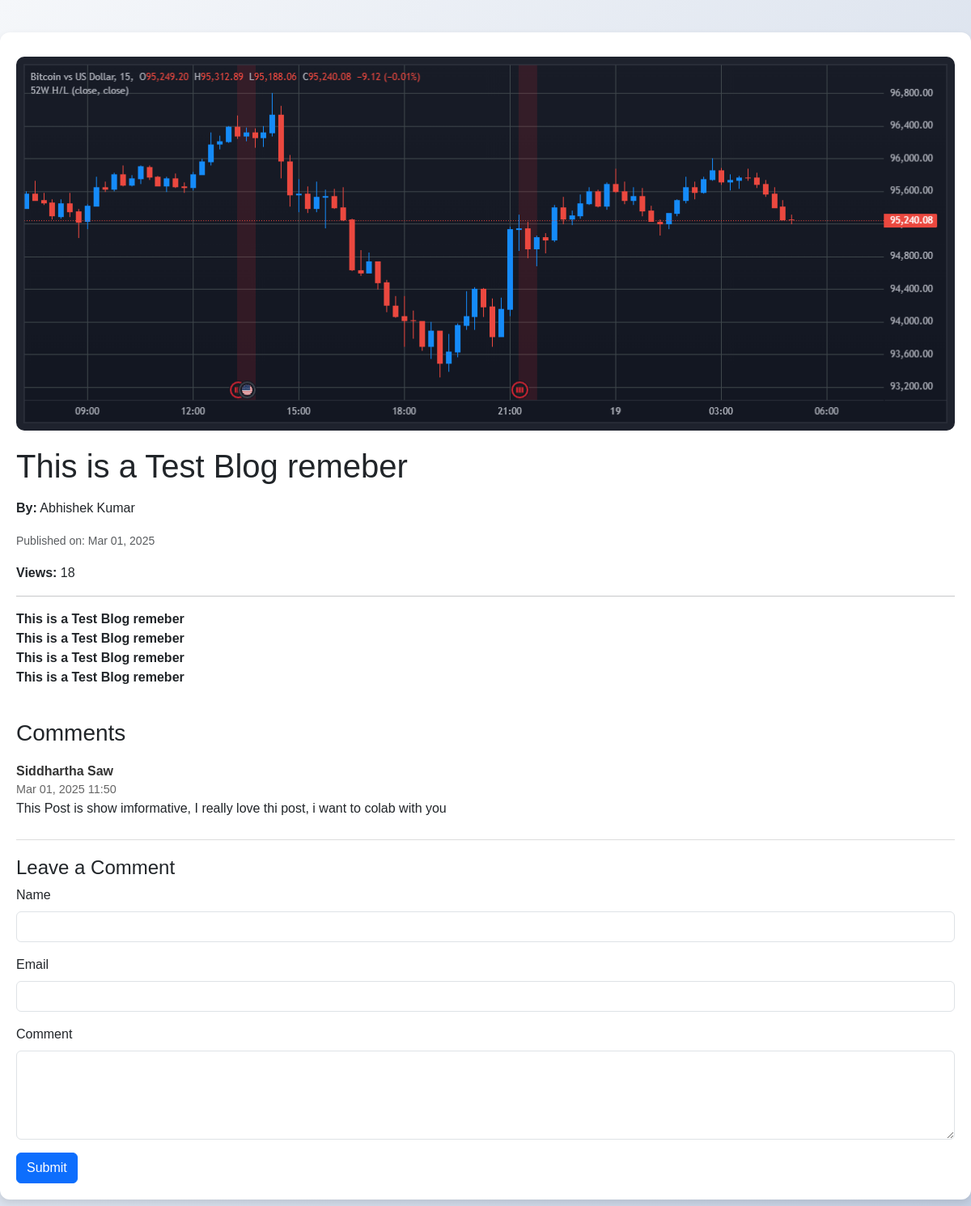
Page /blog/post.php?id=48 on the committed database.
### tables this page shows
CREATE TABLE `seo_meta` (
  `id` int(11) NOT NULL,
  `post_id` int(11) NOT NULL,
  `seo_title` varchar(255) DEFAULT NULL,
  `seo_description` text DEFAULT NULL,
  `seo_keywords` text DEFAULT NULL,
  `seo_slug` varchar(255) DEFAULT NULL,
  `canonical_url` varchar(255) DEFAULT NULL,
  `meta_robots` enum('index, follow','noindex, follow','index, nofollow','noindex, nofollow') DEFAULT 'index, follow',
  `og_title` varchar(255) DEFAULT NULL,
  `og_description` text DEFAULT NULL,
  `og_image` varchar(255) DEFAULT NULL,
  `created_at` timestamp NOT NULL DEFAULT current_timestamp(),
  `updated_at` timestamp NOT NULL DEFAULT current_timestamp() ON UPDATE current_timestamp()
);

CREATE TABLE `blogs` (
  `id` int(11) NOT NULL,
  `title` varchar(255) NOT NULL,
  `seo_slug` varchar(255) NOT NULL,
  `status` enum('published','draft') NOT NULL,
  `views` int(11) DEFAULT 0,
  `created_at` timestamp NOT NULL DEFAULT current_timestamp(),
  `content` text NOT NULL,
  `author` varchar(255) NOT NULL,
  `featured_image` varchar(255) NOT NULL,
  `tags` varchar(255) NOT NULL
);

CREATE TABLE `comments` (
  `id` int(11) NOT NULL,
  `post_id` int(11) NOT NULL,
  `name` varchar(255) NOT NULL,
  `email` varchar(255) NOT NULL,
  `comment` text NOT NULL,
  `created_at` timestamp NOT NULL DEFAULT current_timestamp()
);

### blog/post.php (the view, shortened to what this page needs)
<?php
include '../config/db.php';
if (isset($_GET['id'])){
    $id = filter_input(INPUT_GET, 'id', FILTER_SANITIZE_NUMBER_INT);
    $sql = "SELECT
                b.*,
                sm.seo_title,
                sm.seo_description,
                sm.seo_keywords,
                sm.seo_slug,
                sm.canonical_url,
                sm.meta_robots,
                sm.og_title,
                sm.og_description
            FROM blogs b
            LEFT JOIN seo_meta sm ON b.id = sm.post_id
            WHERE b.id = ?";
    $stmt = $conn->prepare($sql);
    $stmt->bind_param("i", $id);
} else {
    echo json_encode(["error" => "Please provide a blog post ID or slug"]);
    exit;
}
$stmt->execute();
$result = $stmt->get_result();
$post = $result->fetch_assoc();
$current_views = intval($post['views']) + 1;
$comments_sql = "SELECT * FROM comments WHERE post_id = ? ORDER BY created_at DESC";
$comments_stmt = $conn->prepare($comments_sql);
$comments_stmt->bind_param("i", $post['id']);
$comments_stmt->execute();
$comments_result = $comments_stmt->get_result();
$comments = $comments_result->fetch_all(MYSQLI_ASSOC);
?>
<!DOCTYPE html>
<html lang="en">
<head>
    <link rel="stylesheet" href="https://cdn.jsdelivr.net/npm/bootstrap@5.3.0/dist/css/bootstrap.min.css">
</head>
<body>
    <div class="container">
        <?php if (!empty($post['featured_image'])): ?>
            <img src="<?php echo "../uploads/" . htmlspecialchars($post['featured_image']); ?>" alt="Featured Image"
                class="featured-img">
        <?php endif; ?>
        <h1 class="mb-3"><?php echo htmlspecialchars($post['title']); ?></h1>
        <p><strong>By:</strong> <?php echo htmlspecialchars($post['author']); ?></p>
        <p><small class="text-muted">Published on: <?php echo date("M d, Y", strtotime($post['created_at'])); ?></small>
        </p>
        <p><strong>Views:</strong> <?php echo htmlspecialchars($current_views); ?></p>
        <hr>
        <p class="post-content"><?php echo nl2br($post['content']); ?></p>
        <div class="comment-section">
            <h3>Comments</h3>
            <?php if (count($comments) > 0): ?>
                <?php foreach ($comments as $comment): ?>
                    <div class="comment">
                        <div class="comment-author"><?php echo htmlspecialchars($comment['name']); ?></div>
                        <div class="comment-date"><?php echo date("M d, Y H:i", strtotime($comment['created_at'])); ?></div>
                        <p><?php echo htmlspecialchars($comment['comment']); ?></p>
                    </div>
                <?php endforeach; ?>
            <?php else: ?>
                <p>No comments yet. Be the first to comment!</p>
            <?php endif; ?>
            <div class="comment-form">
                <h4>Leave a Comment</h4>
                <form action="<?php echo htmlspecialchars($_SERVER["PHP_SELF"]) . '?slug=' . $slug; ?>" method="post">
                    <div class="mb-3">
                        <label for="name" class="form-label">Name</label>
                        <input type="text" name="name" class="form-control" required>
                    </div>
                    <div class="mb-3">
                        <label for="email" class="form-label">Email</label>
                        <input type="email" name="email" class="form-control" required>
                    </div>
                    <div class="mb-3">
                        <label for="comment" class="form-label">Comment</label>
                        <textarea name="comment" class="form-control" rows="4" required></textarea>
                    </div>
                    <button type="submit" name="submit_comment" class="btn btn-primary">Submit</button>
                </form>
            </div>
        </div>
    </div>
</body>
</html>

### blog/post.php (style rules this page uses)
body { background: linear-gradient(135deg, #f5f7fa, #c3cfe2); font-family: 'Arial', sans-serif; }
.container { max-width: 1200px; margin: 40px auto; background: white; padding: 20px; border-radius: 12px; box-shadow: 0 4px 10px rgba(0, 0, 0, 0.1); }
.featured-img { width: 100%; height: auto; border-radius: 10px; margin-bottom: 50px; }
.container img { max-width: 100%; height: auto; display: block; margin-top: 10px; margin-bottom: 20px; }
.comment-section { margin-top: 40px; }
.comment { border-bottom: 1px solid #ddd; padding: 10px 0; }
.comment-author { font-weight: bold; color: #333; }
.comment-date { font-size: 0.9em; color: #666; }
.comment-form { margin-top: 20px; }

### rows in the picture
seo_meta: post.featured_image (picture), post.title "This is a Test Blog remeber", post.author "Abhishek Kumar", post.created_at "Mar 01, 2025", post.views "18", post.content "This is a Test Blog remeber This is a Test Blog remeber This is a Test Blog remeber This is a Test Blog remeber"
comments: name "Siddhartha Saw", created_at "Mar 01, 2025 11:50", comment "This Post is show imformative, I really love thi post, i want to colab with you"
